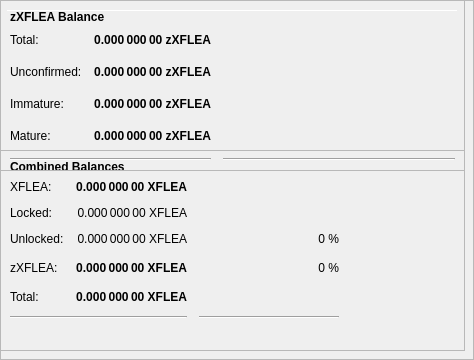
        <widget class="QFrame" name="frameObfuscation">
         <property name="minimumSize">
          <size>
           <width>0</width>
           <height>350</height>
          </size>
         </property>
         <property name="layoutDirection">
          <enum>Qt::LeftToRight</enum>
         </property>
         <property name="frameShape">
          <enum>QFrame::StyledPanel</enum>
         </property>
         <property name="frameShadow">
          <enum>QFrame::Raised</enum>
         </property>
         <widget class="QPushButton" name="runAutoDenom">
          <property name="geometry">
           <rect>
            <x>251</x>
            <y>17</y>
            <width>1</width>
            <height>1</height>
           </rect>
          </property>
          <property name="palette">
           <palette>
            <active>
             <colorrole role="WindowText">
              <brush brushstyle="SolidPattern">
               <color alpha="255">
                <red>0</red>
                <green>0</green>
                <blue>0</blue>
               </color>
              </brush>
             </colorrole>
             <colorrole role="Button">
              <brush brushstyle="SolidPattern">
               <color alpha="255">
                <red>239</red>
                <green>238</green>
                <blue>238</blue>
               </color>
              </brush>
             </colorrole>
             <colorrole role="Light">
              <brush brushstyle="SolidPattern">
               <color alpha="255">
                <red>255</red>
                <green>255</green>
                <blue>255</blue>
               </color>
              </brush>
             </colorrole>
             <colorrole role="Midlight">
              <brush brushstyle="SolidPattern">
               <color alpha="255">
                <red>247</red>
                <green>246</green>
                <blue>246</blue>
               </color>
              </brush>
             </colorrole>
             <colorrole role="Dark">
              <brush brushstyle="SolidPattern">
               <color alpha="255">
                <red>119</red>
                <green>119</green>
                <blue>119</blue>
               </color>
              </brush>
             </colorrole>
             <colorrole role="Mid">
              <brush brushstyle="SolidPattern">
               <color alpha="255">
                <red>159</red>
                <green>159</green>
                <blue>159</blue>
               </color>
              </brush>
             </colorrole>
             <colorrole role="Text">
              <brush brushstyle="SolidPattern">
               <color alpha="255">
                <red>0</red>
                <green>0</green>
                <blue>0</blue>
               </color>
              </brush>
             </colorrole>
             <colorrole role="BrightText">
              <brush brushstyle="SolidPattern">
               <color alpha="255">
                <red>255</red>
                <green>255</green>
                <blue>255</blue>
               </color>
              </brush>
             </colorrole>
             <colorrole role="ButtonText">
              <brush brushstyle="SolidPattern">
               <color alpha="255">
                <red>0</red>
                <green>0</green>
                <blue>0</blue>
               </color>
              </brush>
             </colorrole>
             <colorrole role="Base">
              <brush brushstyle="SolidPattern">
               <color alpha="255">
                <red>255</red>
                <green>255</green>
                <blue>255</blue>
               </color>
              </brush>
             </colorrole>
             <colorrole role="Window">
              <brush brushstyle="SolidPattern">
               <color alpha="255">
                <red>239</red>
                <green>238</green>
                <blue>238</blue>
               </color>
              </brush>
             </colorrole>
             <colorrole role="Shadow">
              <brush brushstyle="SolidPattern">
               <color alpha="255">
                <red>0</red>
                <green>0</green>
                <blue>0</blue>
               </color>
              </brush>
             </colorrole>
             <colorrole role="AlternateBase">
              <brush brushstyle="SolidPattern">
               <color alpha="255">
                <red>247</red>
                <green>246</green>
                <blue>246</blue>
               </color>
              </brush>
             </colorrole>
             <colorrole role="ToolTipBase">
              <brush brushstyle="SolidPattern">
               <color alpha="255">
                <red>255</red>
                <green>255</green>
                <blue>220</blue>
               </color>
              </brush>
             </colorrole>
             <colorrole role="ToolTipText">
              <brush brushstyle="SolidPattern">
               <color alpha="255">
                <red>0</red>
                <green>0</green>
                <blue>0</blue>
               </color>
              </brush>
             </colorrole>
            </active>
            <inactive>
             <colorrole role="WindowText">
              <brush brushstyle="SolidPattern">
               <color alpha="255">
                <red>0</red>
                <green>0</green>
                <blue>0</blue>
               </color>
              </brush>
             </colorrole>
             <colorrole role="Button">
              <brush brushstyle="SolidPattern">
               <color alpha="255">
                <red>239</red>
                <green>238</green>
                <blue>238</blue>
               </color>
              </brush>
             </colorrole>
             <colorrole role="Light">
              <brush brushstyle="SolidPattern">
               <color alpha="255">
                <red>255</red>
                <green>255</green>
                <blue>255</blue>
               </color>
              </brush>
             </colorrole>
             <colorrole role="Midlight">
              <brush brushstyle="SolidPattern">
               <color alpha="255">
                <red>247</red>
                <green>246</green>
                <blue>246</blue>
               </color>
              </brush>
             </colorrole>
             <colorrole role="Dark">
              <brush brushstyle="SolidPattern">
               <color alpha="255">
                <red>119</red>
                <green>119</green>
                <blue>119</blue>
               </color>
              </brush>
             </colorrole>
             <colorrole role="Mid">
              <brush brushstyle="SolidPattern">
               <color alpha="255">
                <red>159</red>
                <green>159</green>
                <blue>159</blue>
               </color>
              </brush>
             </colorrole>
             <colorrole role="Text">
              <brush brushstyle="SolidPattern">
               <color alpha="255">
                <red>0</red>
                <green>0</green>
                <blue>0</blue>
               </color>
              </brush>
             </colorrole>
             <colorrole role="BrightText">
              <brush brushstyle="SolidPattern">
               <color alpha="255">
                <red>255</red>
                <green>255</green>
                <blue>255</blue>
               </color>
              </brush>
             </colorrole>
             <colorrole role="ButtonText">
              <brush brushstyle="SolidPattern">
               <color alpha="255">
                <red>0</red>
                <green>0</green>
                <blue>0</blue>
               </color>
              </brush>
             </colorrole>
             <colorrole role="Base">
              <brush brushstyle="SolidPattern">
               <color alpha="255">
                <red>255</red>
                <green>255</green>
                <blue>255</blue>
               </color>
              </brush>
             </colorrole>
             <colorrole role="Window">
              <brush brushstyle="SolidPattern">
               <color alpha="255">
                <red>239</red>
                <green>238</green>
                <blue>238</blue>
               </color>
              </brush>
             </colorrole>
             <colorrole role="Shadow">
              <brush brushstyle="SolidPattern">
               <color alpha="255">
                <red>0</red>
                <green>0</green>
                <blue>0</blue>
               </color>
              </brush>
             </colorrole>
             <colorrole role="AlternateBase">
              <brush brushstyle="SolidPattern">
               <color alpha="255">
                <red>247</red>
                <green>246</green>
                <blue>246</blue>
               </color>
              </brush>
             </colorrole>
             <colorrole role="ToolTipBase">
              <brush brushstyle="SolidPattern">
               <color alpha="255">
                <red>255</red>
                <green>255</green>
                <blue>220</blue>
               </color>
              </brush>
             </colorrole>
             <colorrole role="ToolTipText">
              <brush brushstyle="SolidPattern">
               <color alpha="255">
                <red>0</red>
                <green>0</green>
                <blue>0</blue>
               </color>
              </brush>
             </colorrole>
            </inactive>
            <disabled>
             <colorrole role="WindowText">
              <brush brushstyle="SolidPattern">
               <color alpha="255">
                <red>119</red>
                <green>119</green>
                <blue>119</blue>
               </color>
              </brush>
             </colorrole>
             <colorrole role="Button">
              <brush brushstyle="SolidPattern">
               <color alpha="255">
                <red>239</red>
                <green>238</green>
                <blue>238</blue>
               </color>
              </brush>
             </colorrole>
             <colorrole role="Light">
              <brush brushstyle="SolidPattern">
               <color alpha="255">
                <red>255</red>
                <green>255</green>
                <blue>255</blue>
               </color>
              </brush>
             </colorrole>
             <colorrole role="Midlight">
              <brush brushstyle="SolidPattern">
               <color alpha="255">
                <red>247</red>
                <green>246</green>
                <blue>246</blue>
               </color>
              </brush>
             </colorrole>
             <colorrole role="Dark">
              <brush brushstyle="SolidPattern">
               <color alpha="255">
                <red>119</red>
                <green>119</green>
                <blue>119</blue>
               </color>
              </brush>
             </colorrole>
             <colorrole role="Mid">
              <brush brushstyle="SolidPattern">
               <color alpha="255">
                <red>159</red>
                <green>159</green>
                <blue>159</blue>
               </color>
              </brush>
             </colorrole>
             <colorrole role="Text">
              <brush brushstyle="SolidPattern">
               <color alpha="255">
                <red>119</red>
                <green>119</green>
                <blue>119</blue>
               </color>
              </brush>
             </colorrole>
             <colorrole role="BrightText">
              <brush brushstyle="SolidPattern">
               <color alpha="255">
                <red>255</red>
                <green>255</green>
                <blue>255</blue>
               </color>
              </brush>
             </colorrole>
             <colorrole role="ButtonText">
              <brush brushstyle="SolidPattern">
               <color alpha="255">
                <red>119</red>
                <green>119</green>
                <blue>119</blue>
               </color>
              </brush>
             </colorrole>
             <colorrole role="Base">
              <brush brushstyle="SolidPattern">
               <color alpha="255">
                <red>239</red>
                <green>238</green>
                <blue>238</blue>
               </color>
              </brush>
             </colorrole>
             <colorrole role="Window">
              <brush brushstyle="SolidPattern">
               <color alpha="255">
                <red>239</red>
                <green>238</green>
                <blue>238</blue>
               </color>
              </brush>
             </colorrole>
             <colorrole role="Shadow">
              <brush brushstyle="SolidPattern">
               <color alpha="255">
                <red>0</red>
                <green>0</green>
                <blue>0</blue>
               </color>
              </brush>
             </colorrole>
             <colorrole role="AlternateBase">
              <brush brushstyle="SolidPattern">
               <color alpha="255">
                <red>239</red>
                <green>238</green>
                <blue>238</blue>
               </color>
              </brush>
             </colorrole>
             <colorrole role="ToolTipBase">
              <brush brushstyle="SolidPattern">
               <color alpha="255">
                <red>255</red>
                <green>255</green>
                <blue>220</blue>
               </color>
              </brush>
             </colorrole>
             <colorrole role="ToolTipText">
              <brush brushstyle="SolidPattern">
               <color alpha="255">
                <red>0</red>
                <green>0</green>
                <blue>0</blue>
               </color>
              </brush>
             </colorrole>
            </disabled>
           </palette>
          </property>
          <property name="focusPolicy">
           <enum>Qt::NoFocus</enum>
          </property>
          <property name="autoFillBackground">
           <bool>true</bool>
          </property>
          <property name="text">
           <string/>
          </property>
          <property name="flat">
           <bool>true</bool>
          </property>
         </widget>
         <widget class="Line" name="line">
          <property name="geometry">
           <rect>
            <x>7</x>
            <y>10</y>
            <width>451</width>
            <height>1</height>
           </rect>
          </property>
          <property name="orientation">
           <enum>Qt::Horizontal</enum>
          </property>
         </widget>
         <widget class="QFrame" name="frame_3">
          <property name="geometry">
           <rect>
            <x>0</x>
            <y>150</y>
            <width>465</width>
            <height>201</height>
           </rect>
          </property>
          <property name="frameShape">
           <enum>QFrame::StyledPanel</enum>
          </property>
          <property name="frameShadow">
           <enum>QFrame::Raised</enum>
          </property>
          <layout class="QVBoxLayout" name="verticalLayout_5">
           <item>
            <layout class="QHBoxLayout" name="horizontalLayout_5" stretch="0">
             <item>
              <widget class="QLabel" name="label_5z">
               <property name="maximumSize">
                <size>
                 <width>16777215</width>
                 <height>20</height>
                </size>
               </property>
               <property name="font">
                <font>
                 <weight>75</weight>
                 <bold>true</bold>
                </font>
               </property>
               <property name="toolTip">
                <string>Combined Balances (including unconfirmed and immature coins)</string>
               </property>
               <property name="text">
                <string>&lt;html&gt;&lt;head/&gt;&lt;body&gt;&lt;p&gt;Combined Balances&lt;/p&gt;&lt;/body&gt;&lt;/html&gt;</string>
               </property>
              </widget>
             </item>
            </layout>
           </item>
           <item>
            <layout class="QGridLayout" name="gridLayout_3">
             <property name="spacing">
              <number>12</number>
             </property>
             <item row="7" column="0" colspan="2">
              <widget class="Line" name="lineSpendableBalance_3">
               <property name="orientation">
                <enum>Qt::Horizontal</enum>
               </property>
              </widget>
             </item>
             <item row="7" column="2">
              <widget class="Line" name="lineWatchBalance_3">
               <property name="sizePolicy">
                <sizepolicy hsizetype="Preferred" vsizetype="Fixed">
                 <horstretch>0</horstretch>
                 <verstretch>0</verstretch>
                </sizepolicy>
               </property>
               <property name="minimumSize">
                <size>
                 <width>140</width>
                 <height>0</height>
                </size>
               </property>
               <property name="orientation">
                <enum>Qt::Horizontal</enum>
               </property>
              </widget>
             </item>
             <item row="4" column="1">
              <widget class="QLabel" name="labelzBalancez">
               <property name="font">
                <font>
                 <weight>75</weight>
                 <bold>true</bold>
                </font>
               </property>
               <property name="cursor">
                <cursorShape>IBeamCursor</cursorShape>
               </property>
               <property name="toolTip">
                <string>Total of transactions that have yet to be confirmed, and do not yet count toward the spendable balance</string>
               </property>
               <property name="text">
                <string notr="true">0.000 000 00 XFLEA</string>
               </property>
               <property name="alignment">
                <set>Qt::AlignRight|Qt::AlignTrailing|Qt::AlignVCenter</set>
               </property>
               <property name="textInteractionFlags">
                <set>Qt::LinksAccessibleByMouse|Qt::TextSelectableByKeyboard|Qt::TextSelectableByMouse</set>
               </property>
              </widget>
             </item>
             <item row="6" column="1">
              <widget class="QLabel" name="labelTotalz">
               <property name="font">
                <font>
                 <weight>75</weight>
                 <bold>true</bold>
                </font>
               </property>
               <property name="cursor">
                <cursorShape>IBeamCursor</cursorShape>
               </property>
               <property name="toolTip">
                <string>Total Balance, including unconfirmed and immature coins.</string>
               </property>
               <property name="text">
                <string notr="true">0.000 000 00 XFLEA</string>
               </property>
               <property name="alignment">
                <set>Qt::AlignRight|Qt::AlignTrailing|Qt::AlignVCenter</set>
               </property>
               <property name="textInteractionFlags">
                <set>Qt::LinksAccessibleByMouse|Qt::TextSelectableByKeyboard|Qt::TextSelectableByMouse</set>
               </property>
              </widget>
             </item>
             <item row="4" column="3">
              <spacer name="horizontalSpacer_6">
               <property name="orientation">
                <enum>Qt::Horizontal</enum>
               </property>
               <property name="sizeHint" stdset="0">
                <size>
                 <width>40</width>
                 <height>20</height>
                </size>
               </property>
              </spacer>
             </item>
             <item row="6" column="0">
              <widget class="QLabel" name="labelTotalTextz">
               <property name="text">
                <string>Total:</string>
               </property>
              </widget>
             </item>
             <item row="1" column="0">
              <widget class="QLabel" name="labelBalanceTextz">
               <property name="text">
                <string>XFLEA:</string>
               </property>
              </widget>
             </item>
             <item row="1" column="1">
              <widget class="QLabel" name="labelBalancez">
               <property name="font">
                <font>
                 <weight>75</weight>
                 <bold>true</bold>
                </font>
               </property>
               <property name="cursor">
                <cursorShape>IBeamCursor</cursorShape>
               </property>
               <property name="toolTip">
                <string>Your current spendable balance</string>
               </property>
               <property name="text">
                <string notr="true">0.000 000 00 XFLEA</string>
               </property>
               <property name="alignment">
                <set>Qt::AlignRight|Qt::AlignTrailing|Qt::AlignVCenter</set>
               </property>
               <property name="textInteractionFlags">
                <set>Qt::LinksAccessibleByMouse|Qt::TextSelectableByKeyboard|Qt::TextSelectableByMouse</set>
               </property>
              </widget>
             </item>
             <item row="4" column="0">
              <widget class="QLabel" name="labelzBalanceTextz">
               <property name="toolTip">
                <string/>
               </property>
               <property name="text">
                <string>zXFLEA:</string>
               </property>
              </widget>
             </item>
             <item row="4" column="2">
              <widget class="QLabel" name="labelzXFLEAPercent">
               <property name="toolTip">
                <string>Current percentage of zXFLEA.
If AutoMint is enabled this percentage will settle around the configured AutoMint percentage (default = 10%)</string>
               </property>
               <property name="text">
                <string>0 %</string>
               </property>
               <property name="alignment">
                <set>Qt::AlignRight|Qt::AlignTrailing|Qt::AlignVCenter</set>
               </property>
              </widget>
             </item>
             <item row="6" column="2">
              <widget class="QLabel" name="label100Percent">
               <property name="text">
                <string/>
               </property>
               <property name="alignment">
                <set>Qt::AlignRight|Qt::AlignTrailing|Qt::AlignVCenter</set>
               </property>
              </widget>
             </item>
             <item row="2" column="1">
              <widget class="QLabel" name="labelLockedBalance">
               <property name="toolTip">
                <string>Locked XFLEA or Masternode collaterals. These are excluded from zXFLEA minting.</string>
               </property>
               <property name="text">
                <string>0.000 000 00 XFLEA</string>
               </property>
               <property name="alignment">
                <set>Qt::AlignRight|Qt::AlignTrailing|Qt::AlignVCenter</set>
               </property>
              </widget>
             </item>
             <item row="2" column="0">
              <widget class="QLabel" name="labelLockedBalanceText">
               <property name="toolTip">
                <string>Locked XFLEA or Masternode collaterals. These are excluded from zXFLEA minting.</string>
               </property>
               <property name="text">
                <string>Locked:</string>
               </property>
              </widget>
             </item>
             <item row="3" column="0">
              <widget class="QLabel" name="labelUnLockedBalanceText">
               <property name="toolTip">
                <string>Unlocked XFLEAs. These can be used for zXFLEA minting.</string>
               </property>
               <property name="text">
                <string>Unlocked:</string>
               </property>
              </widget>
             </item>
             <item row="3" column="1">
              <widget class="QLabel" name="labelUnLockedBalance">
               <property name="toolTip">
                <string>Unlocked XFLEAs. These can be used for zXFLEA minting.</string>
               </property>
               <property name="text">
                <string>0.000 000 00 XFLEA</string>
               </property>
               <property name="alignment">
                <set>Qt::AlignRight|Qt::AlignTrailing|Qt::AlignVCenter</set>
               </property>
              </widget>
             </item>
             <item row="3" column="2">
              <widget class="QLabel" name="labelXFLEAPercent">
               <property name="text">
                <string>0 %</string>
               </property>
               <property name="alignment">
                <set>Qt::AlignRight|Qt::AlignTrailing|Qt::AlignVCenter</set>
               </property>
              </widget>
             </item>
            </layout>
           </item>
           <item>
            <spacer name="verticalSpacer">
             <property name="orientation">
              <enum>Qt::Vertical</enum>
             </property>
             <property name="sizeHint" stdset="0">
              <size>
               <width>20</width>
               <height>40</height>
              </size>
             </property>
            </spacer>
           </item>
          </layout>
         </widget>
         <widget class="QFrame" name="frame_4">
          <property name="geometry">
           <rect>
            <x>0</x>
            <y>0</y>
            <width>465</width>
            <height>171</height>
           </rect>
          </property>
          <property name="frameShape">
           <enum>QFrame::StyledPanel</enum>
          </property>
          <property name="frameShadow">
           <enum>QFrame::Raised</enum>
          </property>
          <layout class="QVBoxLayout" name="verticalLayout_7">
           <item>
            <layout class="QHBoxLayout" name="horizontalLayout_8" stretch="0">
             <item>
              <widget class="QLabel" name="label_5z_3">
               <property name="maximumSize">
                <size>
                 <width>16777215</width>
                 <height>20</height>
                </size>
               </property>
               <property name="font">
                <font>
                 <weight>75</weight>
                 <bold>true</bold>
                </font>
               </property>
               <property name="text">
                <string>zXFLEA Balance</string>
               </property>
              </widget>
             </item>
            </layout>
           </item>
           <item>
            <layout class="QGridLayout" name="gridLayout_5">
             <property name="spacing">
              <number>12</number>
             </property>
             <item row="4" column="0">
              <widget class="QLabel" name="labelzBalanceMatureText">
               <property name="toolTip">
                <string>Mature: more than 20 confirmation and more than 1 mints of the same denomination after it was minted.
These zXFLEA are spendable.</string>
               </property>
               <property name="text">
                <string>Mature:</string>
               </property>
              </widget>
             </item>
             <item row="5" column="0" colspan="2">
              <widget class="Line" name="lineSpendableBalance_5">
               <property name="orientation">
                <enum>Qt::Horizontal</enum>
               </property>
              </widget>
             </item>
             <item row="1" column="1">
              <widget class="QLabel" name="labelzBalance">
               <property name="font">
                <font>
                 <weight>75</weight>
                 <bold>true</bold>
                </font>
               </property>
               <property name="cursor">
                <cursorShape>IBeamCursor</cursorShape>
               </property>
               <property name="toolTip">
                <string>All available zXFLEA, unconfirmed and immature zXFLEA included.</string>
               </property>
               <property name="text">
                <string notr="true">0.000 000 00 zXFLEA</string>
               </property>
               <property name="alignment">
                <set>Qt::AlignRight|Qt::AlignTrailing|Qt::AlignVCenter</set>
               </property>
               <property name="textInteractionFlags">
                <set>Qt::LinksAccessibleByMouse|Qt::TextSelectableByKeyboard|Qt::TextSelectableByMouse</set>
               </property>
              </widget>
             </item>
             <item row="5" column="2">
              <widget class="Line" name="lineWatchBalance_5">
               <property name="sizePolicy">
                <sizepolicy hsizetype="Preferred" vsizetype="Fixed">
                 <horstretch>0</horstretch>
                 <verstretch>0</verstretch>
                </sizepolicy>
               </property>
               <property name="minimumSize">
                <size>
                 <width>140</width>
                 <height>0</height>
                </size>
               </property>
               <property name="orientation">
                <enum>Qt::Horizontal</enum>
               </property>
              </widget>
             </item>
             <item row="1" column="0">
              <widget class="QLabel" name="labelzBalanceText">
               <property name="toolTip">
                <string>All available zXFLEA, unconfirmed and immature zXFLEA included.</string>
               </property>
               <property name="text">
                <string>Total:</string>
               </property>
              </widget>
             </item>
             <item row="1" column="2">
              <spacer name="horizontalSpacer_8">
               <property name="orientation">
                <enum>Qt::Horizontal</enum>
               </property>
               <property name="sizeHint" stdset="0">
                <size>
                 <width>40</width>
                 <height>20</height>
                </size>
               </property>
              </spacer>
             </item>
             <item row="4" column="2">
              <spacer name="horizontalSpacer_4">
               <property name="orientation">
                <enum>Qt::Horizontal</enum>
               </property>
               <property name="sizeHint" stdset="0">
                <size>
                 <width>40</width>
                 <height>20</height>
                </size>
               </property>
              </spacer>
             </item>
             <item row="4" column="1">
              <widget class="QLabel" name="labelzBalanceMature">
               <property name="font">
                <font>
                 <weight>75</weight>
                 <bold>true</bold>
                </font>
               </property>
               <property name="toolTip">
                <string>Mature: more than 20 confirmation and more than 1 mints of the same denomination after it was minted.
These zXFLEA are spendable.</string>
               </property>
               <property name="text">
                <string>0.000 000 00 zXFLEA</string>
               </property>
               <property name="alignment">
                <set>Qt::AlignRight|Qt::AlignTrailing|Qt::AlignVCenter</set>
               </property>
              </widget>
             </item>
             <item row="2" column="0">
              <widget class="QLabel" name="labelzBalanceUnconfirmedText">
               <property name="toolTip">
                <string>Unconfirmed: less than 20 confirmations
Immature: confirmed, but less than 1 mints of the same denomination after it was minted</string>
               </property>
               <property name="text">
                <string>Unconfirmed:</string>
               </property>
              </widget>
             </item>
             <item row="2" column="1">
              <widget class="QLabel" name="labelzBalanceUnconfirmed">
               <property name="font">
                <font>
                 <weight>75</weight>
                 <bold>true</bold>
                </font>
               </property>
               <property name="toolTip">
                <string>Unconfirmed: less than 20 confirmations
Immature: confirmed, but less than 1 mints of the same denomination after it was minted</string>
               </property>
               <property name="text">
                <string>0.000 000 00 zXFLEA</string>
               </property>
               <property name="alignment">
                <set>Qt::AlignRight|Qt::AlignTrailing|Qt::AlignVCenter</set>
               </property>
              </widget>
             </item>
             <item row="2" column="2">
              <spacer name="horizontalSpacer_5">
               <property name="orientation">
                <enum>Qt::Horizontal</enum>
               </property>
               <property name="sizeHint" stdset="0">
                <size>
                 <width>40</width>
                 <height>20</height>
                </size>
               </property>
              </spacer>
             </item>
             <item row="3" column="0">
              <widget class="QLabel" name="labelzBalanceImmatureText">
               <property name="toolTip">
                <string>Unconfirmed: less than 20 confirmations
Immature: confirmed, but less than 1 mints of the same denomination after it was minted</string>
               </property>
               <property name="text">
                <string>Immature:</string>
               </property>
              </widget>
             </item>
             <item row="3" column="1">
              <widget class="QLabel" name="labelzBalanceImmature">
               <property name="font">
                <font>
                 <weight>75</weight>
                 <bold>true</bold>
                </font>
               </property>
               <property name="toolTip">
                <string>Unconfirmed: less than 20 confirmations
Immature: confirmed, but less than 1 mints of the same denomination after it was minted</string>
               </property>
               <property name="text">
                <string>0.000 000 00 zXFLEA</string>
               </property>
               <property name="alignment">
                <set>Qt::AlignRight|Qt::AlignTrailing|Qt::AlignVCenter</set>
               </property>
              </widget>
             </item>
             <item row="3" column="2">
              <spacer name="horizontalSpacer_7">
               <property name="orientation">
                <enum>Qt::Horizontal</enum>
               </property>
               <property name="sizeHint" stdset="0">
                <size>
                 <width>40</width>
                 <height>20</height>
                </size>
               </property>
              </spacer>
             </item>
            </layout>
           </item>
          </layout>
         </widget>
        </widget>
